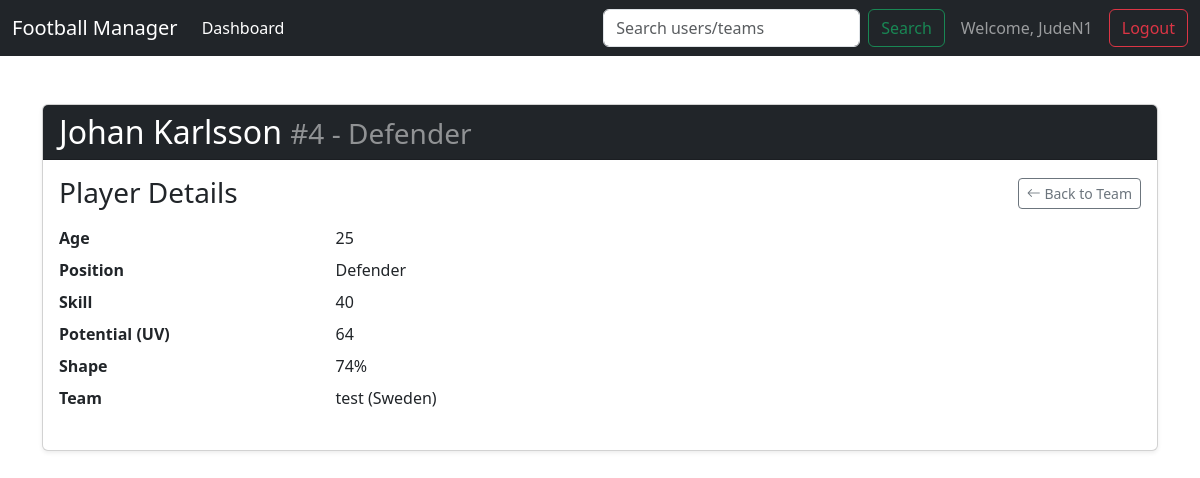
Screenshot of /player/1 (signed in) with the database file from the repository.
### app/models.py (models this page shows, shortened)
class User(db.Model):
    id = db.Column(db.Integer, primary_key=True)
    username = db.Column(db.String(80), unique=True, nullable=False)
    password_hash = db.Column(db.String(128))
    teams = db.relationship('Team', backref='user', lazy=True, cascade="all, delete-orphan")

class Player(db.Model):
    id = db.Column(db.Integer, primary_key=True)
    name = db.Column(db.String(100), nullable=False)
    age = db.Column(db.Integer, nullable=False)
    position = db.Column(db.Enum(Position), nullable=False)
    skill = db.Column(db.Integer, nullable=False)
    potential = db.Column(db.Integer, nullable=False) # "UV" (utvecklingsvärde)
    shape = db.Column(db.Integer, nullable=False)
    shirt_number = db.Column(db.Integer, nullable=False)
    team_id = db.Column(db.Integer, db.ForeignKey('team.id'), nullable=False)

class Team(db.Model):
    id = db.Column(db.Integer, primary_key=True)
    name = db.Column(db.String(100), unique=True, nullable=False)
    country = db.Column(db.String(50), nullable=False)
    user_id = db.Column(db.Integer, db.ForeignKey('user.id'), nullable=False)
    players = db.relationship('Player', backref='team', lazy=True, cascade="all, delete-orphan")
    league = db.Column(db.String(100), nullable=True, default=None)
    division = db.Column(db.String(50), nullable=True, default=None)
    season = db.Column(db.Integer, nullable=True, default=None)

### app/routes_game.py (the view)
@game_bp.route('/player/<int:player_id>')
def player_page(player_id):
    if 'username' not in session:
        return redirect(url_for('auth_bp.login'))
    player = Player.query.get_or_404(player_id)
    user = User.query.filter_by(username=session['username']).first()
    is_owner = (player.team.user_id == user.id)
    return render_template('player_page.html', player=player, is_owner=is_owner)

### app/__init__.py (called while the page is built)
def create_app():
    app = Flask(__name__)
    app.config['SECRET_KEY'] = 'a_very_secret_key_for_development'
    app.config['SQLALCHEMY_DATABASE_URI'] = 'sqlite:///' + os.path.join(basedir, 'database.db')
    db.init_app(app)
    from .routes_auth import auth_bp
    from .routes_game import game_bp
    app.register_blueprint(auth_bp)
    app.register_blueprint(game_bp)
    @app.context_processor
    def inject_selected_team():
        if 'selected_team_id' in session:
            from .models import Team
            selected_team = Team.query.get(session['selected_team_id'])
            return dict(selected_team=selected_team)
        return dict(selected_team=None)
    return app

### app/templates/player_page.html (shortened to what this page needs)
{% extends "base.html" %}
{% block content %}
<div class="card shadow-sm">
    <div class="card-header bg-dark text-white">
        <h1 class="h2 mb-0">{{ player.name }} <small class="text-white-50">#{{ player.shirt_number }} - {{ player.position.value }}</small></h1>
    </div>
    <div class="card-body">
        <div class="d-flex justify-content-between align-items-center mb-3">
            <h3 class="card-title mb-0">Player Details</h3>
            <a href="{{ url_for('game_bp.team_page', team_id=player.team.id) }}" class="btn btn-outline-secondary btn-sm">
                <i class="bi bi-arrow-left"></i> Back to Team
            </a>
        </div>
        <dl class="row">
            <dt class="col-sm-3">Age</dt>
            <dd class="col-sm-9">{{ player.age }}</dd>
            <dt class="col-sm-3">Position</dt>
            <dd class="col-sm-9">{{ player.position.value }}</dd>
            <dt class="col-sm-3">Skill</dt>
            <dd class="col-sm-9">{{ player.skill }}</dd>
            <dt class="col-sm-3">Potential (UV)</dt>
            <dd class="col-sm-9">{{ player.potential }}</dd>
            <dt class="col-sm-3">Shape</dt>
            <dd class="col-sm-9">{{ player.shape }}%</dd>
            <dt class="col-sm-3">Team</dt>
            <dd class="col-sm-9">{{ player.team.name }} ({{ player.team.country }})</dd>
        </dl>
    </div>
</div>
{% endblock %}

### app/templates/base.html (shortened to what this page needs)
<!DOCTYPE html>
<html lang="en">
<head>
    <link href="https://cdn.jsdelivr.net/npm/bootstrap@5.3.3/dist/css/bootstrap.min.css" rel="stylesheet">
    <link rel="stylesheet" href="https://cdn.jsdelivr.net/npm/bootstrap-icons@1.11.3/font/bootstrap-icons.min.css">
</head>
<body>
    <nav class="navbar navbar-expand-lg navbar-dark bg-dark fixed-top">
        <div class="container-fluid">
            <a class="navbar-brand" href="{{ url_for('game_bp.dashboard') }}">Football Manager</a>
            <div class="collapse navbar-collapse">
                <ul class="navbar-nav me-auto mb-2 mb-lg-0">
                    <li class="nav-item">
                        <a class="nav-link active" href="{{ url_for('game_bp.dashboard') }}">Dashboard</a>
                    </li>
                </ul>
                <form class="d-flex me-3" action="{{ url_for('game_bp.search') }}" method="post">
                    <input class="form-control me-2" type="search" placeholder="Search users/teams" name="query" aria-label="Search">
                    <button class="btn btn-outline-success" type="submit">Search</button>
                </form>
                {% if session.username %}
                <span class="navbar-text me-3">
                    Welcome, {{ session.username }}
                </span>
                <a href="{{ url_for('auth_bp.logout') }}" class="btn btn-outline-danger">Logout</a>
                {% endif %}
            </div>
        </div>
    </nav>
    <main class="container mt-4">
        {% block content %}{% endblock %}
    </main>
</body>
</html>

### app/templates/base.html (style rules this page uses)
body { background-image: url('https://images.pexels.com/photos/114296/pexels-photo-114296.jpeg'); background-size: cover; background-position: center; background-attachment: fixed; padding-top: 80px; }

### rows the page displays
User: username "JudeN1"
Player: name "Johan Karlsson", shirt_number "4", position.value "Defender", age "25", skill "40", potential "64", shape "74"
Team: team.name "test", team.country "Sweden"
